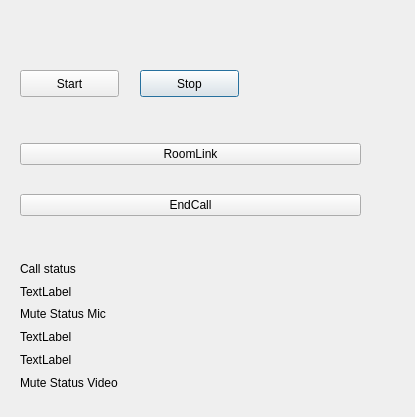
<?xml version="1.0" encoding="UTF-8"?>
<ui version="4.0">
 <class>VidyoWorksUi</class>
 <widget class="QDialog" name="VidyoWorksUi">
  <property name="geometry">
   <rect>
    <x>0</x>
    <y>0</y>
    <width>415</width>
    <height>417</height>
   </rect>
  </property>
  <property name="windowTitle">
   <string>Dialog</string>
  </property>
  <widget class="QPushButton" name="pushButton_Stop">
   <property name="geometry">
    <rect>
     <x>140</x>
     <y>70</y>
     <width>99</width>
     <height>27</height>
    </rect>
   </property>
   <property name="text">
    <string>Stop</string>
   </property>
  </widget>
  <widget class="QWidget" name="gridLayoutWidget_2">
   <property name="geometry">
    <rect>
     <x>20</x>
     <y>260</y>
     <width>341</width>
     <height>131</height>
    </rect>
   </property>
   <layout class="QGridLayout" name="gridLayout_2">
    <item row="1" column="0">
     <widget class="QLabel" name="label">
      <property name="text">
       <string>Call status</string>
      </property>
     </widget>
    </item>
    <item row="6" column="0">
     <widget class="QLabel" name="label_3">
      <property name="text">
       <string>Mute Status Video</string>
      </property>
     </widget>
    </item>
    <item row="2" column="0">
     <widget class="QLabel" name="label_CallStatus">
      <property name="text">
       <string>TextLabel</string>
      </property>
     </widget>
    </item>
    <item row="3" column="0">
     <widget class="QLabel" name="label_2">
      <property name="text">
       <string>Mute Status Mic</string>
      </property>
     </widget>
    </item>
    <item row="5" column="0">
     <widget class="QLabel" name="label_MuteStatusVideo">
      <property name="text">
       <string>TextLabel</string>
      </property>
     </widget>
    </item>
    <item row="4" column="0">
     <widget class="QLabel" name="label_MuteStatusMic">
      <property name="text">
       <string>TextLabel</string>
      </property>
     </widget>
    </item>
   </layout>
  </widget>
  <widget class="QPushButton" name="pushButtonStart">
   <property name="enabled">
    <bool>true</bool>
   </property>
   <property name="geometry">
    <rect>
     <x>20</x>
     <y>70</y>
     <width>99</width>
     <height>27</height>
    </rect>
   </property>
   <property name="text">
    <string>Start</string>
   </property>
  </widget>
  <widget class="QWidget" name="gridLayoutWidget">
   <property name="geometry">
    <rect>
     <x>20</x>
     <y>120</y>
     <width>341</width>
     <height>121</height>
    </rect>
   </property>
   <layout class="QGridLayout" name="gridLayout">
    <item row="0" column="0">
     <widget class="QPushButton" name="pushButtonRoomLink">
      <property name="text">
       <string>RoomLink</string>
      </property>
     </widget>
    </item>
    <item row="1" column="0">
     <widget class="QPushButton" name="pushButtonEndCall">
      <property name="text">
       <string>EndCall</string>
      </property>
     </widget>
    </item>
   </layout>
  </widget>
 </widget>
 <resources/>
 <connections/>
</ui>
